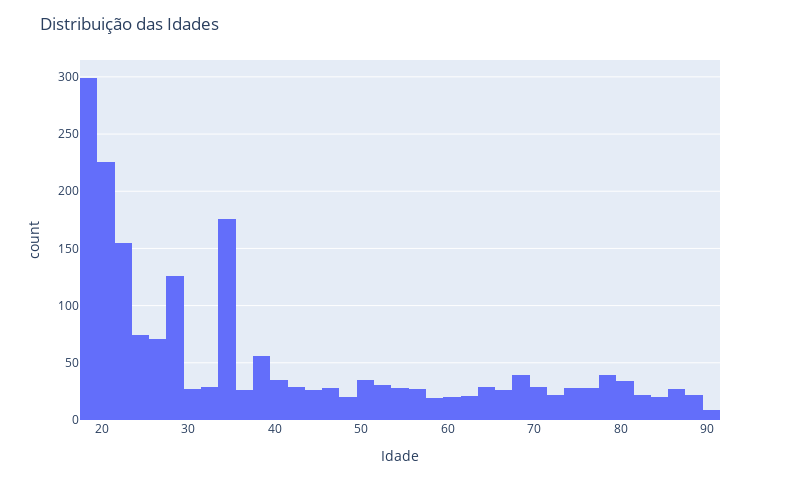

Notebook source saved alongside this figure:
### Code cell
#Verificar a coluna idade
hist1 = px.histogram (data, x = "Idade", nbins=60)
hist1.update_layout(width=800,height=500,title_text='Distribuição das Idades')
hist1.show()

### Figure 1 — Plotly figure (JSON) as saved in the notebook; plotly's stock layout.template omitted (floating-point values rounded to 4 significant figures; data arrays with more than 128 entries replaced by an {"elided": "..."} marker saying what was removed)
{"data": [{"alignmentgroup": "True", "bingroup": "x", "hovertemplate": "Idade=%{x}<br>count=%{y}<extra></extra>", "legendgroup": "", "marker": {"color": "#636efa", "pattern": {"shape": ""}}, "name": "", "nbinsx": 60, "offsetgroup": "", "orientation": "v", "showlegend": false, "type": "histogram", "x": {"elided": "1958 int values"}, "xaxis": "x", "yaxis": "y"}], "layout": {"barmode": "relative", "height": 500, "legend": {"tracegroupgap": 0}, "margin": {"t": 60}, "title": {"text": "Distribuição das Idades"}, "width": 800, "xaxis": {"anchor": "y", "domain": [0, 1], "title": {"text": "Idade"}}, "yaxis": {"anchor": "x", "domain": [0, 1], "title": {"text": "count"}}}}
